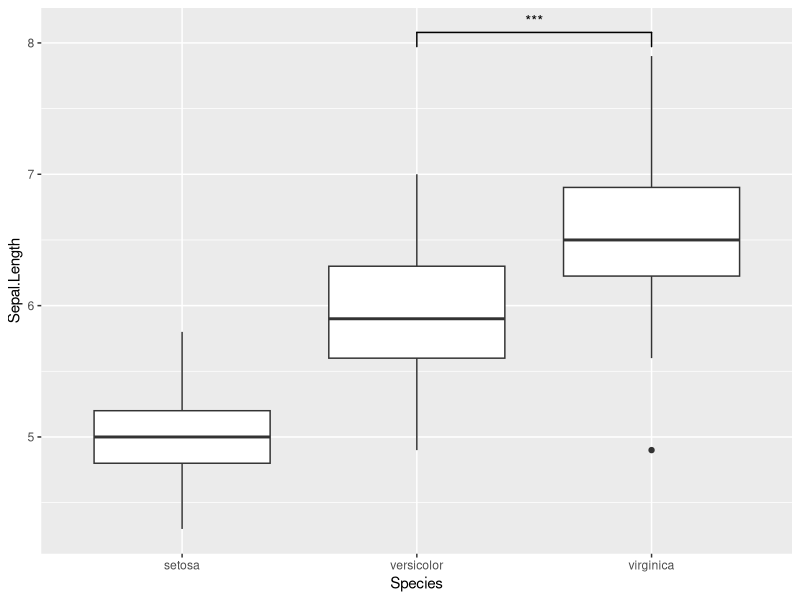
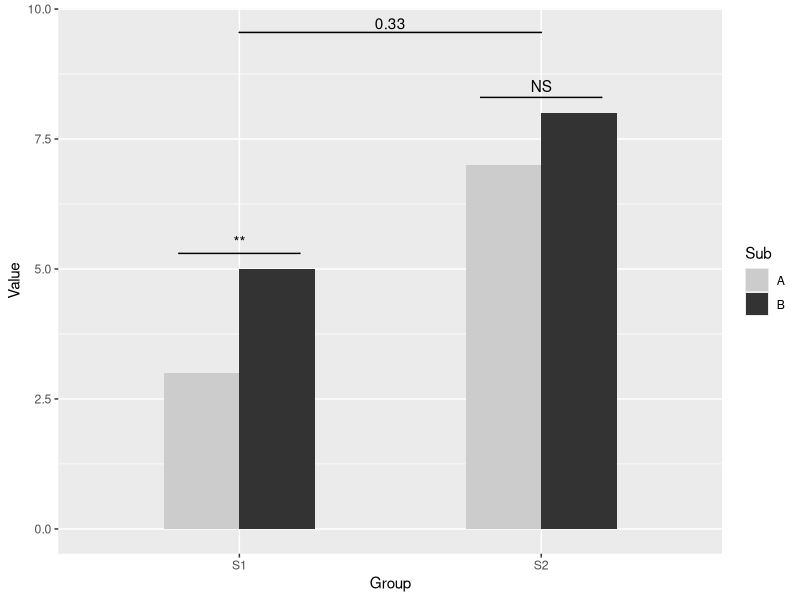

These figures' R source, in order:
## -----------------------------------------------------------------------------
library(ggplot2)
library(ggsignif)

## ----fig.width = 6, fig.height = 4.8------------------------------------------
ggplot(iris, aes(x = Species, y = Sepal.Length)) +
  geom_boxplot() +
  geom_signif(
    comparisons = list(c("versicolor", "virginica")),
    map_signif_level = TRUE
  )

## ----fig.width = 6, fig.height = 4.8------------------------------------------
dat <- data.frame(
  Group = c("S1", "S1", "S2", "S2"),
  Sub = c("A", "B", "A", "B"),
  Value = c(3, 5, 7, 8)
)

ggplot(dat, aes(Group, Value)) +
  geom_bar(aes(fill = Sub), stat = "identity", position = "dodge", width = .5) +
  geom_signif(
    y_position = c(5.3, 8.3), xmin = c(0.8, 1.8), xmax = c(1.2, 2.2),
    annotation = c("**", "NS"), tip_length = 0
  ) +
  geom_signif(
    comparisons = list(c("S1", "S2")),
    y_position = 9.3, tip_length = 0, vjust = 0.2
  ) +
  scale_fill_manual(values = c("grey80", "grey20"))

